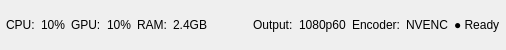
     <widget class="QWidget" name="footerWidget" native="true">
      <property name="sizePolicy">
       <sizepolicy hsizetype="Preferred" vsizetype="Fixed">
        <horstretch>0</horstretch>
        <verstretch>0</verstretch>
       </sizepolicy>
      </property>
      <property name="minimumSize">
       <size>
        <width>0</width>
        <height>50</height>
       </size>
      </property>
      <property name="maximumSize">
       <size>
        <width>16777215</width>
        <height>50</height>
       </size>
      </property>
      <layout class="QHBoxLayout" name="horizontalLayout_2">
       <property name="spacing">
        <number>6</number>
       </property>
       <property name="leftMargin">
        <number>6</number>
       </property>
       <property name="topMargin">
        <number>0</number>
       </property>
       <property name="rightMargin">
        <number>6</number>
       </property>
       <property name="bottomMargin">
        <number>0</number>
       </property>
       <item>
        <widget class="QLabel" name="cpuLabel">
         <property name="text">
          <string>CPU:</string>
         </property>
        </widget>
       </item>
       <item>
        <widget class="QLabel" name="cpuValueLabel">
         <property name="text">
          <string>10%</string>
         </property>
        </widget>
       </item>
       <item>
        <widget class="QLabel" name="gpuLabel">
         <property name="text">
          <string>GPU:</string>
         </property>
        </widget>
       </item>
       <item>
        <widget class="QLabel" name="gpuValueLabel">
         <property name="text">
          <string>10%</string>
         </property>
        </widget>
       </item>
       <item>
        <widget class="QLabel" name="memLabel">
         <property name="text">
          <string>RAM:</string>
         </property>
        </widget>
       </item>
       <item>
        <widget class="QLabel" name="memValueLabel">
         <property name="text">
          <string>2.4GB</string>
         </property>
        </widget>
       </item>
       <item>
        <spacer name="horizontalSpacer">
         <property name="orientation">
          <enum>Qt::Orientation::Horizontal</enum>
         </property>
         <property name="sizeHint" stdset="0">
          <size>
           <width>40</width>
           <height>20</height>
          </size>
         </property>
        </spacer>
       </item>
       <item>
        <widget class="QLabel" name="outputLabel">
         <property name="text">
          <string>Output:</string>
         </property>
        </widget>
       </item>
       <item>
        <widget class="QLabel" name="outputValueLabel">
         <property name="text">
          <string>1080p60</string>
         </property>
        </widget>
       </item>
       <item>
        <widget class="QLabel" name="codecLabel">
         <property name="text">
          <string>Encoder:</string>
         </property>
        </widget>
       </item>
       <item>
        <widget class="QLabel" name="codecValueLabel">
         <property name="text">
          <string>NVENC</string>
         </property>
        </widget>
       </item>
       <item>
        <widget class="QLabel" name="statusLabel">
         <property name="text">
          <string>● Ready</string>
         </property>
        </widget>
       </item>
      </layout>
     </widget>
